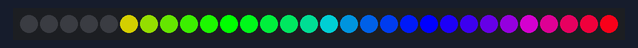
The sketch below on a simulated Arduino Uno, built with avr-gcc and run on an emulated ATmega328P. On the bench: 30 RGB LEDs in strip order, left to right.

Above: at 0.15 s.
At 4.81 s:
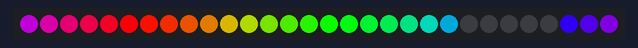
At 9.77 s:
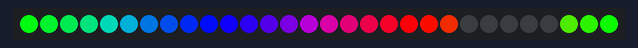
At 19.69 s:
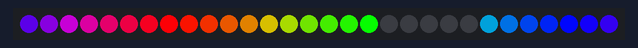
At 29.62 s:
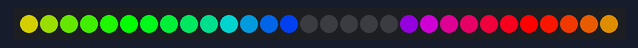
At 39.54 s:
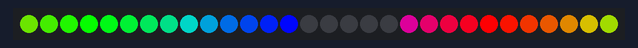

The sketch:

ScrollingRainbow.ino
```cpp
#include <Adafruit_NeoPixel.h>
#ifdef __AVR__
  #include <avr/power.h>
#endif

Adafruit_NeoPixel strip = Adafruit_NeoPixel (30, 2, NEO_GRB + NEO_KHZ800);

void setup () {;
  strip.begin ();
  strip.show ();
}

void loop() {
  ScrollingRainbow (20,75,5);
}

void ScrollingRainbow (uint8_t wait, uint8_t whiteSpeed, uint8_t whiteLength) {
  if (whiteLength >= strip.numPixels ()) whiteLength = strip.numPixels () - 1;
  int head = whiteLength - 1, tail = 0, loops = 3, loopNum = 0;
  static unsigned long lastTime = 0;
  while (true) {
    for (int j = 0; j < 256; j++) {
      for (uint16_t i = 0; i < strip.numPixels (); i++) {
        if ((i >= tail && i <= head) || (tail > head && i >= tail) || (tail > head && i <= head)) strip.setPixelColor (i, strip.Color (0, 0, 0, 255));
        else strip.setPixelColor (i, Wheel (((i * 256 / strip.numPixels ()) + j) & 255));
      }
      if (millis () - lastTime > whiteSpeed) {
        head++;
        tail++;
        if (head == strip.numPixels ()) loopNum++;
        lastTime = millis ();
      }
      if (loopNum == loops) return;
      head %= strip.numPixels ();
      tail %= strip.numPixels ();
      strip.show ();
      delay (wait);
    }
  }
}

uint32_t Wheel (byte WheelPos) {
  WheelPos = 255 - WheelPos;
  if (WheelPos < 85) return strip.Color (255 - WheelPos * 3, 0, WheelPos * 3,0);
  if(WheelPos < 170) {
    WheelPos -= 85;
    return strip.Color (0, WheelPos * 3, 255 - WheelPos * 3,0);
  }
  WheelPos -= 170;
  return strip.Color (WheelPos * 3, 255 - WheelPos * 3, 0,0);
}
```
